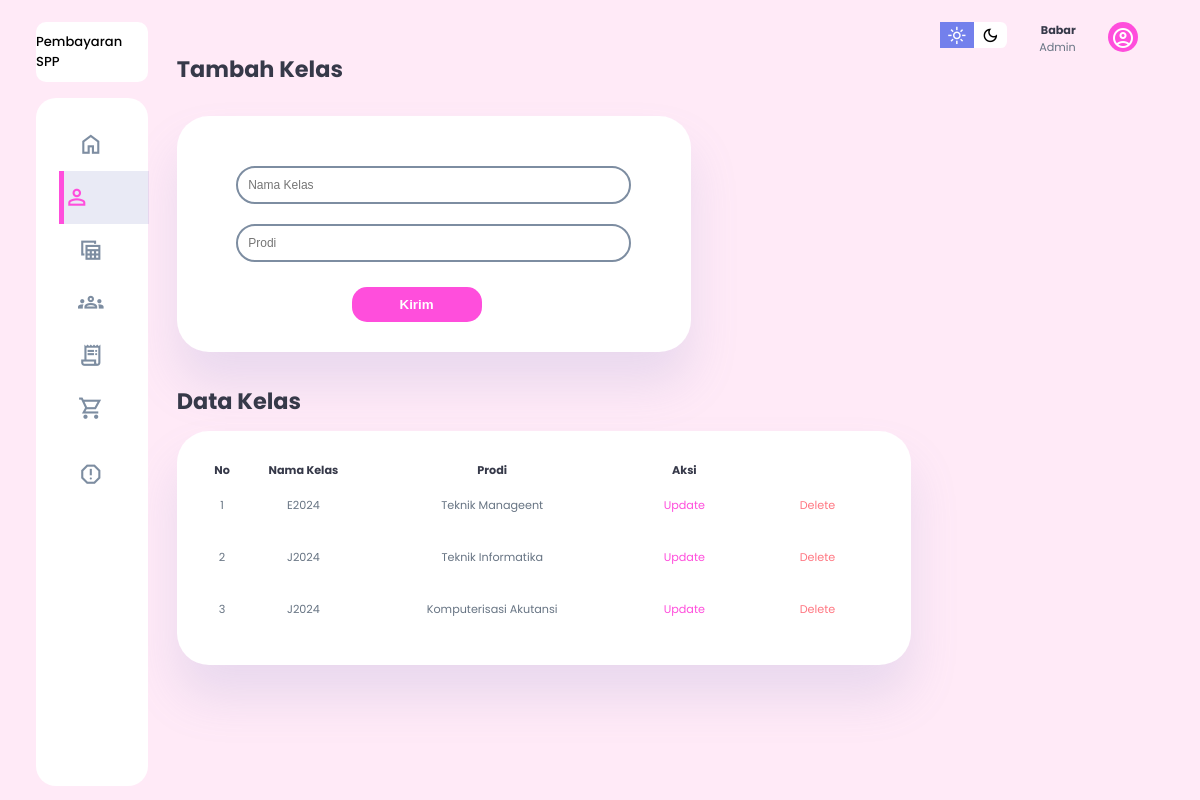
Screenshot of /pages/data_kelas.php with the database file from the repository.
### tables this page shows
CREATE TABLE `kelas` (
  `id` int(11) NOT NULL,
  `nama_kelas` varchar(10) NOT NULL,
  `prodi` varchar(35) NOT NULL,
  `created_at` timestamp NOT NULL DEFAULT current_timestamp()
);

### pages/data_kelas.php (the view, shortened to what this page needs)
<?php
include "../koneksi.php"
?>
<!DOCTYPE html>
<html lang="en">
<head>
    <link rel="stylesheet" href="../style.css">
</head>
<body>
    <div class="container">
        <aside>
            <div class="top">
                <div class="logo">
                    <h3 style="color: var(--clr-black);">Pembayaran SPP</h3>
                </div>
            </div>
            <div class="sidebar">
                <a href="../index.php">
                    <span class="material-symbols-sharp">home </span>
                </a>
                <a href="data_kelas.php"  class="active">
                    <span class="material-symbols-sharp">person_outline </span>
                </a>
                <a href="data_siswa.php">
                    <span class="material-symbols-sharp">table_view </span>
                </a>
                <a href="data_petugas.php">
                    <span class="material-symbols-sharp">groups </span>
                </a>
                <a href="data_spp.php">
                    <span class="material-symbols-sharp">receipt_long </span>
                </a>
                <a href="pembayaran.php">
                    <span class="material-symbols-sharp">shopping_cart </span>
                </a>
                <a href="laporan.php">
                    <span class="material-symbols-sharp">report_gmailerrorred </span>
                </a>
            </div>
        </aside>
        <main>
            <div style="height: 30px;"></div>
        <h2>Tambah Kelas</h2>
        <div class="wrapper">
                <form action="../request/create.php" method="POST" class="kirim">
                    <div style="height: 30px;"></div>
                    <div class="input-box">
                        <input type="text" placeholder="Nama Kelas" name="nama_kelas" required >
                    </div>
                    <div class="input-box">
                        <input type="text" placeholder="Prodi" name="prodi" required>
                    </div>
                    <div style="height: 15px;"></div>
                    <button type="submit" class="btn" name="daftar_kelas"><h4>Kirim</h4></button>
                    <div style="height: 20px;"></div>
                </form>
            </div>
            <div class="recent_order">
                <h2>Data Kelas</h2>
                <?php
                $no =1;
                $query= "SELECT * FROM kelas";
                $result = mysqli_query($koneksi, $query)
                ?>
                <table>
                    <thead>
                        <tr>
                            <th>No</th>
                            <th>Nama Kelas</th>
                            <th>Prodi</th>
                            <th>Aksi</th>
                            <th></th>
                        </tr>
                    </thead>
                    <tbody>
                    <?php
                        foreach($result as $data){
                            echo"
                                <tr>
                                    <td>".$no++."</td>
                                    <td>".$data["nama_kelas"]."</td>
                                    <td>".$data["prodi"]."</td>
                                    <td><a href='../request/update_kelas.php?id=".$data["id"]."' class='warning' type='button' >Update</a></td>
                                    <td><a href='../request/delete_kelas.php?id=".$data["id"]."' type='button' class='danger' onlick='return confirm('Yakin ingin menghapus data?')'>Delete</a></td>
                                </tr>
                            ";
                        }
                        ?>
                    </tbody>
                </table>
            </div>
        </main>
        <div class="right">
            <div class="top">
                <div class="theme-toggler">
                    <span class="material-symbols-sharp active">light_mode</span>
                    <span class="material-symbols-sharp">dark_mode</span>
                </div>
                <div class="profile">
                    <div class="info">
                        <p><b>Babar</b></p>
                        <p>Admin</p>
                    </div>
                    <div>
                        <div class="icon">
                            <span class="material-symbols-sharp">account_circle</span>
                        </div>
                    </div>
                </div>
            </div>
        </div>
    </div>
</body>
</html>

### rows the page displays
kelas: nama_kelas "E2024", prodi "Teknik Manageent"
kelas: nama_kelas "J2024", prodi "Teknik Informatika"
kelas: nama_kelas "J2024", prodi "Komputerisasi Akutansi"
